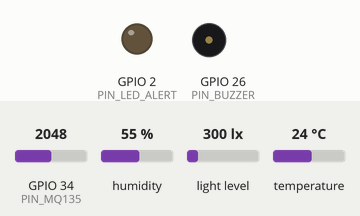
The sketch below on a simulated ESP32. Shown: output pins drawn as LEDs (lit = HIGH), buzzer (waves = sounding, pin HIGH). The test bench sets the inputs (shaded band); at power-on: humidity 55 %, GPIO 34 (PIN_MQ135) = 2048, light level 300 lx, temperature 24 °C (analog values on the 0–4095 scale). WiFi joins after 1.5 s; servers stay silent unless stated; uploads are accepted with an empty reply; no MQTT or app messages arrive unless stated; the modem accepts every AT command (registered, SIM ready, sends succeed) and sends nothing else; what the sketch prints to the serial monitor is not drawn.

Above: at 5.7 s.
5.8 s: humidity set to 79 %
11.7 s: humidity set to 82 %
At 13.5 s:
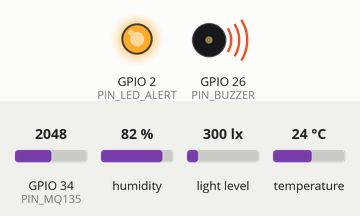
16.0 s: GPIO 34 (PIN_MQ135) set to 3113
17.5 s: GPIO 34 (PIN_MQ135) set to 3221
Timing chart, 0 to 20.5 s (numbered marks = the images above; inputs shaded):
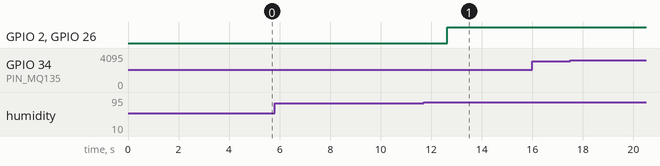

The sketch:

envionova.ino
```cpp
/*
 * EnvioNova - Real-time Environmental Monitoring System
 * ------------------------------------------------------
 * Measures 4 environmental parameters on an ESP32:
 *   temperature + humidity (DHT22), air quality (MQ135),
 *   light intensity (BH1750).
 *
 * - Samples every 2 s and smooths the noisy MQ135 signal
 * - Checks each reading against a threshold (with hysteresis)
 * - On a breach: LED + buzzer, MQTT alert, and an SMS over GSM
 * - Logs JSON telemetry to the cloud over MQTT and HTTP
 * - Remote monitoring: text "STATUS" to the SIM and it replies
 *   with the latest readings
 *
 * Libraries: DHT sensor library, Adafruit Unified Sensor,
 *            BH1750 (Christopher Laws), PubSubClient
 */

#include <WiFi.h>
#include <HTTPClient.h>
#include <PubSubClient.h>
#include <Wire.h>
#include <DHT.h>
#include <BH1750.h>
#include "config.h"

// ================= Sensors & connectivity =================
DHT dht(PIN_DHT, DHT22);
BH1750 lightMeter;
WiFiClient wifiClient;
PubSubClient mqtt(wifiClient);
HardwareSerial gsm(2);   // UART2 -> SIM800L

// ================= Signal processing =================
// Moving average over the last AIR_WINDOW MQ135 samples.
const int AIR_WINDOW = 10;
int airBuffer[AIR_WINDOW];
int airIndex = 0;
bool airBufferFull = false;

int smoothAir(int raw) {
  airBuffer[airIndex] = raw;
  airIndex = (airIndex + 1) % AIR_WINDOW;
  if (airIndex == 0) airBufferFull = true;
  int count = airBufferFull ? AIR_WINDOW : airIndex;
  long sum = 0;
  for (int i = 0; i < count; i++) sum += airBuffer[i];
  return (int)(sum / count);
}

// ================= Readings =================
struct Reading {
  float temperature = NAN;
  float humidity    = NAN;
  int   airRaw      = 0;
  float lux         = NAN;
};
Reading current;

const char* airLevel(int raw) {
  if (raw >= AIR_RAW_POOR) return "POOR";
  if (raw >= AIR_RAW_MODERATE) return "MODERATE";
  return "GOOD";
}

// ================= Alerts =================
enum AlertId { TEMP_HIGH, TEMP_LOW, HUM_HIGH, HUM_LOW, AIR_POOR, LOW_LIGHT, ALERT_COUNT };
const char* ALERT_NAMES[ALERT_COUNT] = {
  "TEMP_HIGH", "TEMP_LOW", "HUM_HIGH", "HUM_LOW", "AIR_POOR", "LOW_LIGHT"
};
bool alertActive[ALERT_COUNT] = {false};
unsigned long lastSmsAt[ALERT_COUNT] = {0};

// State of an "upper limit" alert, with hysteresis.
bool checkHigh(bool active, float value, float limit, float hyst) {
  if (isnan(value)) return active;
  if (!active && value > limit) return true;
  if (active && value < limit - hyst) return false;
  return active;
}

// State of a "lower limit" alert, with hysteresis.
bool checkLow(bool active, float value, float limit, float hyst) {
  if (isnan(value)) return active;
  if (!active && value < limit) return true;
  if (active && value > limit + hyst) return false;
  return active;
}

// ================= GSM (SIM800L) =================
// Sends an AT command and waits for an expected reply.
bool gsmCommand(const char* cmd, const char* expect, unsigned long timeoutMs) {
  gsm.println(cmd);
  unsigned long start = millis();
  String reply;
  while (millis() - start < timeoutMs) {
    while (gsm.available()) reply += (char)gsm.read();
    if (reply.indexOf(expect) >= 0) return true;
    delay(10);
  }
  return false;
}

void gsmInit() {
  gsm.begin(9600, SERIAL_8N1, PIN_GSM_RX, PIN_GSM_TX);
  delay(3000);                                   // let the module boot
  bool ok = gsmCommand("AT", "OK", 2000);
  gsmCommand("AT+CMGF=1", "OK", 2000);           // SMS text mode
  gsmCommand("AT+CNMI=2,2,0,0,0", "OK", 2000);   // push new SMS straight to serial
  Serial.println(ok ? "[GSM] SIM800L ready" : "[GSM] no response - check power/wiring");
}

bool sendSms(const char* number, const String& text) {
  char cmd[40];
  snprintf(cmd, sizeof(cmd), "AT+CMGS=\"%s\"", number);
  if (!gsmCommand(cmd, ">", 5000)) {
    Serial.println("[GSM] SMS prompt not received");
    return false;
  }
  gsm.print(text);
  gsm.write(26);                                 // Ctrl+Z sends the message
  unsigned long start = millis();
  String reply;
  while (millis() - start < 15000) {
    while (gsm.available()) reply += (char)gsm.read();
    if (reply.indexOf("+CMGS") >= 0) { Serial.println("[GSM] SMS sent"); return true; }
    if (reply.indexOf("ERROR") >= 0) break;
    delay(10);
  }
  Serial.println("[GSM] SMS failed");
  return false;
}

String statusText() {
  char buf[160];
  snprintf(buf, sizeof(buf),
           "EnvioNova status\nTemp: %.1f C\nHumidity: %.1f %%\nAir: %s (%d)\nLight: %.0f lux",
           current.temperature, current.humidity,
           airLevel(current.airRaw), current.airRaw, current.lux);
  return String(buf);
}

// Remote monitoring: reply to an incoming "STATUS" SMS with live readings.
// With AT+CNMI=2,2 an incoming SMS arrives as:
//   +CMT: "+91XXXXXXXXXX","","26/09/30,17:00:00+22"
//   STATUS
String pendingSender = "";

void handleIncomingGsm() {
  while (gsm.available()) {
    String line = gsm.readStringUntil('\n');
    line.trim();
    if (line.length() == 0) continue;

    if (line.startsWith("+CMT:")) {
      int first = line.indexOf('"');
      int second = line.indexOf('"', first + 1);
      pendingSender = (first >= 0 && second > first) ? line.substring(first + 1, second) : "";
    } else if (pendingSender.length() > 0) {
      String body = line;
      body.toUpperCase();
      if (body.indexOf("STATUS") >= 0) {
        Serial.printf("[GSM] STATUS request from %s\n", pendingSender.c_str());
        sendSms(pendingSender.c_str(), statusText());
      }
      pendingSender = "";
    }
  }
}

// ================= WiFi & MQTT =================
void connectWiFi() {
  if (WiFi.status() == WL_CONNECTED) return;
  Serial.printf("[WiFi] Connecting to %s", WIFI_SSID);
  WiFi.mode(WIFI_STA);
  WiFi.begin(WIFI_SSID, WIFI_PASSWORD);
  unsigned long start = millis();
  while (WiFi.status() != WL_CONNECTED && millis() - start < 15000) {
    delay(500);
    Serial.print(".");
  }
  Serial.println(WiFi.status() == WL_CONNECTED ? " connected" : " failed (will retry)");
}

void connectMQTT() {
  if (mqtt.connected() || WiFi.status() != WL_CONNECTED) return;
  Serial.print("[MQTT] Connecting... ");
  if (mqtt.connect(MQTT_CLIENT_ID)) Serial.println("ok");
  else Serial.printf("failed, rc=%d (will retry)\n", mqtt.state());
}

// ================= Sensor reading =================
void readSensors() {
  float t = dht.readTemperature();
  float h = dht.readHumidity();
  if (!isnan(t)) current.temperature = t;     // keep last good value on a bad read
  if (!isnan(h)) current.humidity = h;

  current.airRaw = smoothAir(analogRead(PIN_MQ135));

  float lux = lightMeter.readLightLevel();
  if (lux >= 0) current.lux = lux;
}

// ================= Alert evaluation =================
void onAlertChange(int id, bool nowActive) {
  char msg[96];
  snprintf(msg, sizeof(msg), "{\"alert\":\"%s\",\"state\":\"%s\"}",
           ALERT_NAMES[id], nowActive ? "TRIGGERED" : "CLEARED");
  Serial.printf("[ALERT] %s\n", msg);
  if (mqtt.connected()) mqtt.publish(MQTT_TOPIC_ALERT, msg);

  // SMS only when an alert triggers, and not more than once per cooldown.
  unsigned long now = millis();
  if (nowActive && (lastSmsAt[id] == 0 || now - lastSmsAt[id] >= SMS_COOLDOWN_MS)) {
    String text = String("EnvioNova ALERT: ") + ALERT_NAMES[id] + "\n" + statusText();
    if (sendSms(ALERT_PHONE, text)) lastSmsAt[id] = now;
  }
}

void evaluateAlerts() {
  bool next[ALERT_COUNT];
  next[TEMP_HIGH] = checkHigh(alertActive[TEMP_HIGH], current.temperature, TEMP_HIGH_C,   HYST_TEMP_C);
  next[TEMP_LOW]  = checkLow (alertActive[TEMP_LOW],  current.temperature, TEMP_LOW_C,    HYST_TEMP_C);
  next[HUM_HIGH]  = checkHigh(alertActive[HUM_HIGH],  current.humidity,    HUMIDITY_HIGH, HYST_HUMIDITY);
  next[HUM_LOW]   = checkLow (alertActive[HUM_LOW],   current.humidity,    HUMIDITY_LOW,  HYST_HUMIDITY);
  next[AIR_POOR]  = checkHigh(alertActive[AIR_POOR],  current.airRaw,      AIR_RAW_POOR,  HYST_AIR_RAW);
  next[LOW_LIGHT] = checkLow (alertActive[LOW_LIGHT], current.lux,         LUX_LOW,       HYST_LUX);

  bool anyActive = false;
  for (int i = 0; i < ALERT_COUNT; i++) {
    if (next[i] != alertActive[i]) {
      alertActive[i] = next[i];
      onAlertChange(i, next[i]);
    }
    anyActive = anyActive || alertActive[i];
  }
  digitalWrite(PIN_LED_ALERT, anyActive ? HIGH : LOW);
  digitalWrite(PIN_BUZZER,    anyActive ? HIGH : LOW);
}

// ================= Cloud logging =================
void publishReadings() {
  char payload[256];
  snprintf(payload, sizeof(payload),
    "{\"device\":\"%s\",\"uptime_s\":%lu,"
    "\"temperature_c\":%.1f,\"humidity_pct\":%.1f,"
    "\"air_raw\":%d,\"air_level\":\"%s\",\"light_lux\":%.1f}",
    MQTT_CLIENT_ID, millis() / 1000,
    current.temperature, current.humidity,
    current.airRaw, airLevel(current.airRaw), current.lux);
  Serial.printf("[DATA] %s\n", payload);

  if (mqtt.connected()) mqtt.publish(MQTT_TOPIC_DATA, payload);

  if (WiFi.status() == WL_CONNECTED) {
    HTTPClient http;
    http.begin(HTTP_ENDPOINT);
    http.addHeader("Content-Type", "application/json");
    int code = http.POST(payload);
    Serial.printf("[HTTP] POST -> %d\n", code);
    http.end();
  }
}

// ================= Setup / loop =================
unsigned long lastSample = 0;
unsigned long lastPublish = 0;

void setup() {
  Serial.begin(115200);
  pinMode(PIN_LED_ALERT, OUTPUT);
  pinMode(PIN_BUZZER, OUTPUT);
  analogReadResolution(12);                     // 0-4095
  analogSetPinAttenuation(PIN_MQ135, ADC_11db);

  dht.begin();
  Wire.begin(PIN_I2C_SDA, PIN_I2C_SCL);
  if (!lightMeter.begin(BH1750::CONTINUOUS_HIGH_RES_MODE)) {
    Serial.println("[BH1750] not found - check wiring");
  }

  gsmInit();
  mqtt.setServer(MQTT_BROKER, MQTT_PORT);
  connectWiFi();
  connectMQTT();
  Serial.println("[EnvioNova] Running. MQ135 needs 2-3 min to warm up for stable values.");
}

void loop() {
  connectWiFi();
  connectMQTT();
  mqtt.loop();
  handleIncomingGsm();

  unsigned long now = millis();
  if (now - lastSample >= SAMPLE_INTERVAL_MS) {
    lastSample = now;
    readSensors();
    evaluateAlerts();
  }
  if (now - lastPublish >= PUBLISH_INTERVAL_MS) {
    lastPublish = now;
    publishReadings();
  }
}
```

config.h
```cpp
// ============================================================
//  EnvioNova - configuration
//  Fill in your own values before uploading. Never commit real
//  WiFi passwords or phone numbers to a public repository.
// ============================================================
#pragma once

// ---------- WiFi (cloud logging) ----------
#define WIFI_SSID        "YOUR_WIFI_SSID"
#define WIFI_PASSWORD    "YOUR_WIFI_PASSWORD"

// ---------- MQTT ----------
#define MQTT_BROKER      "broker.hivemq.com"
#define MQTT_PORT        1883
#define MQTT_CLIENT_ID   "envionova-node-01"
#define MQTT_TOPIC_DATA  "envionova/node01/telemetry"
#define MQTT_TOPIC_ALERT "envionova/node01/alerts"

// ---------- HTTP cloud logging ----------
// Any endpoint that accepts a JSON POST (Flask/Node API,
// Google Apps Script web app, logging service, etc.)
#define HTTP_ENDPOINT    "http://your-server.example.com/api/readings"

// ---------- GSM (SIM800L) ----------
#define ALERT_PHONE      "+91XXXXXXXXXX"   // number that receives SMS alerts
#define SMS_COOLDOWN_MS  300000UL          // max one SMS per alert type every 5 min

// ---------- Pins (ESP32 DevKit V1) ----------
#define PIN_DHT          4     // DHT22 data
#define PIN_MQ135        34    // MQ135 analog out (through voltage divider)
#define PIN_I2C_SDA      21    // BH1750 SDA
#define PIN_I2C_SCL      22    // BH1750 SCL
#define PIN_GSM_RX       16    // ESP32 RX2  <- SIM800L TX
#define PIN_GSM_TX       17    // ESP32 TX2  -> SIM800L RX
#define PIN_LED_ALERT    2     // on-board LED
#define PIN_BUZZER       26    // active buzzer

// ---------- Timing ----------
#define SAMPLE_INTERVAL_MS   2000UL    // read sensors every 2 s
#define PUBLISH_INTERVAL_MS  10000UL   // log to cloud every 10 s

// ---------- Alert thresholds ----------
#define TEMP_HIGH_C       35.0f
#define TEMP_LOW_C        10.0f
#define HUMIDITY_HIGH     80.0f
#define HUMIDITY_LOW      20.0f
#define AIR_RAW_MODERATE  1800     // MQ135 raw ADC (0-4095); calibrate per sensor
#define AIR_RAW_POOR      2600
#define LUX_LOW           50.0f    // too dark

// Hysteresis: a reading must come back inside the limit by this margin
// before its alert clears, so alerts don't flicker at the boundary.
#define HYST_TEMP_C       1.0f
#define HYST_HUMIDITY     3.0f
#define HYST_AIR_RAW      100
#define HYST_LUX          10.0f
```

Measured:
- the behaviour switches between 80 and 81 % on humidity (found by bisection; images 0 and 1)
- after the input at 5.8 s, every drawn part: stays the same
- after the input at 11.7 s, GPIO 2 (PIN_LED_ALERT), GPIO 26 (PIN_BUZZER): LOW → HIGH after 0.94 s
- after the input at 16.0 s, every drawn part: stays the same
- after the input at 17.5 s, every drawn part: stays the same
